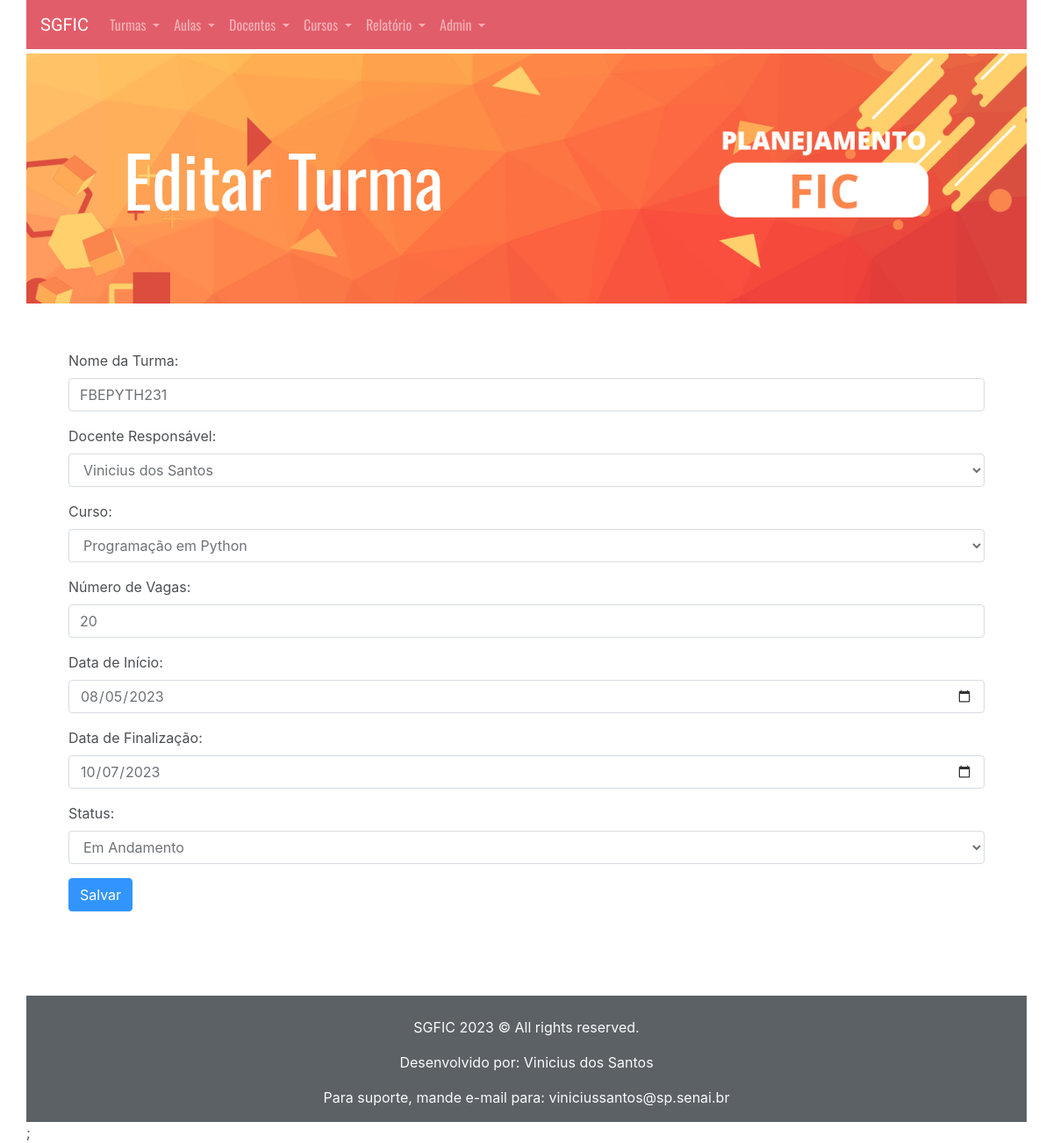
Screenshot of /View/editarTurma.php?id=1 with the database file from the repository.
### tables this page shows
CREATE TABLE Turma (
    idTurma INT PRIMARY KEY AUTO_INCREMENT,
    nome VARCHAR(100),
    idDocenteResponsavel INT,
    idCurso INT,
    numeroDeVagas INT,
    dataDeInicio DATE,
    dataDeFinalizacao DATE,
    status ENUM('ofertado', 'em andamento', 'finalizado', 'em programacao')
);

CREATE TABLE Docente (
    nif INT PRIMARY KEY,
    NomeCompleto VARCHAR(100),
    areaDeAtuacao VARCHAR(50),
    tipoDeContratacao VARCHAR(20),
    cargaHoraria INT,
    inicioDaJornada TIME,
    fimDaJornada TIME
);

CREATE TABLE Curso (
    idCurso INT PRIMARY KEY AUTO_INCREMENT,
    nome VARCHAR(100) NOT NULL,
    metaDeTI INT,
    carga_horaria INT,
    vigencia VARCHAR(50),
    descricao TEXT,
    requisitos TEXT,
    Sigla VARCHAR(10)
);

### Model/turma.php (called while the page is built, shortened)
<?php
class Turma
{
    private $nome;
    private $idDocenteResponsavel;
    private $idCurso;
    private $numeroDeVagas;
    private $dataDeInicio;
    private $dataDeFinalizacao;
    private $status;
    public static function buscarPorId($idTurma)
    {
        $conexao = Connect::getConnection();
        $rs = $conexao->query("SELECT * FROM Turma WHERE idTurma = " . $idTurma);
        $row = mysqli_fetch_row($rs);
        if ($row) {
            $turma = new Turma();
            $turma->idTurma = $row[0];
            $turma->nome = $row[1];
            $turma->idDocenteResponsavel = $row[2];
            $turma->idCurso = $row[3];
            $turma->numeroDeVagas = $row[4];
            $turma->dataDeInicio = $row[5];
            $turma->dataDeFinalizacao = $row[6];
            $turma->status = $row[7];
            return $turma;
        }
    }
    public function getNome()
    {
        return $this->nome;
    }
    public function getIdDocenteResponsavel()
    {
        return $this->idDocenteResponsavel;
    }
    public function getIdCurso()
    {
        return $this->idCurso;
    }
    public function getNumeroDeVagas()
    {
        return $this->numeroDeVagas;
    }
    public function getDataDeInicio()
    {
        return $this->dataDeInicio;
    }
    public function getDataDeFinalizacao()
    {
        return $this->dataDeFinalizacao;
    }
    public function getStatus()
    {
        return $this->status;
    }
}

### Model/docente.php (called while the page is built, shortened)
<?php include_once '../Database/dbConnect.php';
class Docente {
    private $nif;
    private $NomeCompleto;
    public static function buscarTodos() {
        $conn = Connect::getConnection();
        $sqlBuscar = "SELECT * FROM Docente ORDER BY nomecompleto ASC";
        $rs = $conn->query($sqlBuscar);
        $docentes = array();
        while ($row = mysqli_fetch_assoc($rs)) {
            $docente = new Docente();
            $docente->setNif($row['nif']);
            $docente->setNomeCompleto($row['NomeCompleto']);
            $docente->setAreaDeAtuacao($row['areaDeAtuacao']);
            $docente->setTipoDeContratacao($row['tipoDeContratacao']);
            $docente->setCargaHoraria($row['cargaHoraria']);
            $docente->setInicioDaJornada($row['inicioDaJornada']);
            $docente->setFimDaJornada($row['fimDaJornada']);
            array_push($docentes, $docente);
        }
        return $docentes;
    }
    public function setNif($nif) {
        $this->nif = $nif;
    }
    public function getNif() {
        return $this->nif;
    }
    public function setNomeCompleto($NomeCompleto) {
        $this->NomeCompleto = $NomeCompleto;
    }
    public function getNomeCompleto() {
        return $this->NomeCompleto;
    }
}

### Model/curso.php (called while the page is built, shortened)
<?php
class Curso
{
    private $idCurso;
    private $nome;
    public static function buscarTodos()
    {
        $conexao = Connect::getConnection();
        $sql = "SELECT * FROM Curso ORDER BY nome";
        $rs = $conexao->query($sql);
        $cursos = array();
        while ($row = $rs->fetch_assoc()) {
            $curso = new Curso();
            $curso->setIdCurso($row['idCurso']);
            $curso->setNome($row['nome']);
            $curso->setMetaDeTI($row['metaDeTI']);
            $curso->setCargaHoraria($row['carga_horaria']);
            $curso->setVigencia($row['vigencia']);
            $curso->setDescricao($row['descricao']);
            $curso->setRequisitos($row['requisitos']);
            $curso->setSigla($row['Sigla']);
            $cursos[] = $curso;
        }
        return $cursos;
    }
    public function setIdCurso($idCurso) {
        $this->idCurso = $idCurso;
    }
    public function getIdCurso() {
        return $this->idCurso;
    }
    public function setNome($nome) {
        $this->nome = $nome;
    }
    public function getNome() {
        return $this->nome;
    }
}
?>

### View/editarTurma.php (the view, shortened to what this page needs)
<?php
include_once '../Model/Turma.php';
include_once '../Model/Docente.php';
include_once '../Model/Curso.php';
if (isset($_GET['id'])) {
    $idTurma = $_GET['id'];
    $turma = Turma::buscarPorId($idTurma);
    $docentes = Docente::buscarTodos();
    $cursos = Curso::buscarTodos();
} else {
    header("Location: turmas.php");
    exit;
}
?>
<!DOCTYPE html>
<html lang="en">
<?php include_once '../sharedComponents/head.php'; ?>
<?php include_once '../sharedComponents/navbar.php'; ?>
<?php include_once '../sharedComponents/header.php'; ?>
<body class="container pl-0 pr-0">
    <div class="container container pl-5 pr-5 pb-5 mt-5">
        <form method="POST" action="editarTurma.php">
            <div class="form-group">
                <label for="nome">Nome da Turma:</label>
                <input type="text" class="form-control" id="nome" name="nome" value="<?php echo $turma->getNome(); ?>" required>
            </div>
            <div class="form-group">
                <label for="docente">Docente Responsável:</label>
                <select class="form-control" id="docente" name="docente" required>
                    <?php foreach ($docentes as $docente) { ?>
                        <option value="<?php echo $docente->getNif(); ?>" <?php if ($turma->getIdDocenteResponsavel() === $docente->getNif()) { echo "selected"; } ?>><?php echo $docente->getNomeCompleto(); ?></option>
                    <?php } ?>
                </select>
            </div>
            <div class="form-group">
                <label for="curso">Curso:</label>
                <select class="form-control" id="curso" name="curso" required>
                    <?php foreach ($cursos as $curso) { ?>
                        <option value="<?php echo $curso->getIdCurso(); ?>" <?php if ($turma->getIdCurso() === $curso->getIdCurso()) { echo "selected"; } ?>><?php echo $curso->getNome(); ?></option>
                    <?php } ?>
                </select>
            </div>
            <div class="form-group">
                <label for="numero_vagas">Número de Vagas:</label>
                <input type="number" class="form-control" id="numero_vagas" name="numero_vagas" value="<?php echo $turma->getNumeroDeVagas(); ?>" required>
            </div>
            <div class="form-group">
                <label for="data_inicio">Data de Início:</label>
                <input type="date" class="form-control" id="data_inicio" name="data_inicio" value="<?php echo $turma->getDataDeInicio(); ?>" required>
            </div>
            <div class="form-group">
                <label for="data_finalizacao">Data de Finalização:</label>
                <input type="date" class="form-control" id="data_finalizacao" name="data_finalizacao" value="<?php echo $turma->getDataDeFinalizacao(); ?>" required>
            </div>
            <div class="form-group">
                <label for="status">Status:</label>
                <select class="form-control" id="status" name="status" required>
                    <option value="em andamento" <?php if ($turma->getStatus() === 'em andamento') { echo "selected"; } ?>>Em Andamento</option>
                </select>
            </div>
            <button type="submit" class="btn btn-primary">Salvar</button>
        </form>
    </div>
</body>
<?php require_once '../sharedComponents/footer.php' ?>;
</html>

### View/CSS/style.css (style rules this page uses)
html { background-color: #ffffff; opacity: 0.8; background-size: 10px 10px; }
body { background-color: white; }

### rows the page displays
turma: nome "FBEPYTH231", docente "Vinicius dos Santos", curso "Programação em Python", numero_vagas "20", data_inicio "08/05/2023", data_finalizacao "10/07/2023", status "Em Andamento"

### other values shown
$nome_pagina "Editar Turma"
